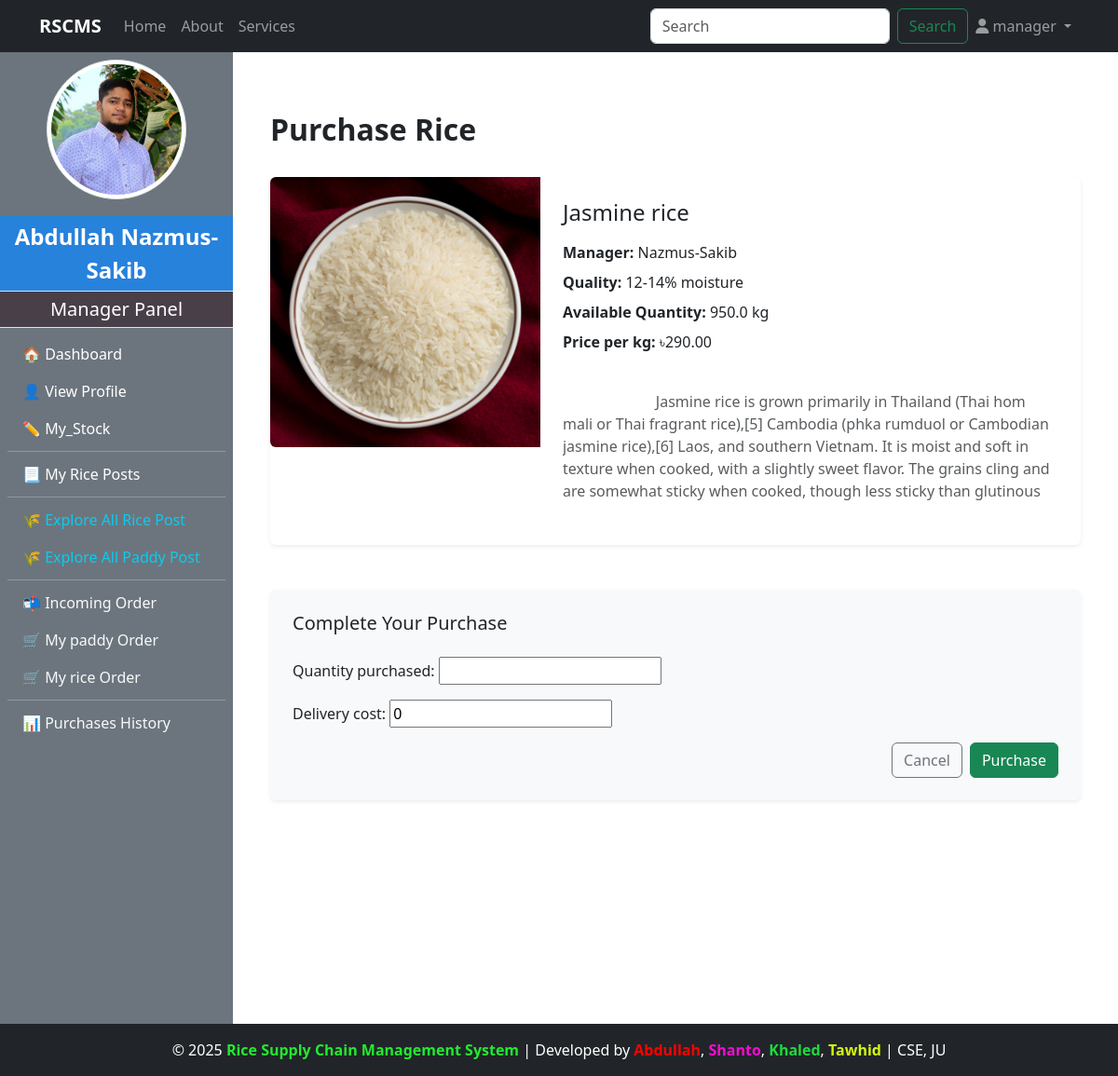
Page /manager/purchase_rice/9/ (signed in) on the committed database.
### accounts/models.py (models this page shows, shortened)
class CustomUser(AbstractUser):
    ROLE_CHOICES = (
        ('admin', 'Admin'),
        ('manager', 'Manager'),
        ('customer', 'Customer'),
        ('dealer', 'Dealer'),
    )
    role = models.CharField(max_length=20, choices=ROLE_CHOICES, default='admin')

### manager/models.py (models this page shows, shortened)
class ManagerProfile(models.Model):
    user = models.OneToOneField(CustomUser,on_delete=models.CASCADE,limit_choices_to={'role':'manager'},related_name="managerprofile")
    full_name = models.CharField(max_length=100)
    phone_number = models.CharField(max_length=11)
    transaction_password = models.CharField(blank=True)
    address = models.TextField()
    mill_name = models.CharField(max_length=100)
    mill_location = models.TextField()
    profile_image = models.ImageField(upload_to="manager_profile/",blank=True,null=True)
    experience_year = models.PositiveIntegerField(blank=True, null=True)
    bio = models.TextField(blank=True)
    created_at = models.DateTimeField(auto_now_add=True)

class RicePost(models.Model):
    manager = models.ForeignKey(CustomUser,on_delete=models.CASCADE, limit_choices_to={'role':'manager'},related_name="managerPost")
    rice_name = models.CharField(max_length=200, blank=True, null=True)
    quality = models.CharField(max_length=100)
    quantity_kg = models.FloatField()
    price_per_kg = models.DecimalField(max_digits=6, decimal_places=2)
    description = models.TextField()
    is_sold = models.BooleanField(default=False)
    rice_image = models.ImageField(upload_to="rice_image/",blank=True,null=True)
    created_at = models.DateTimeField(auto_now_add=True)

### manager/views.py (the view)
# urls.py: path('purchase_rice/<int:id>/', views.purchase_rice, name='purchase_rice'),
@login_required(login_url="login")
@user_passes_test(check_manager)
def purchase_rice(request, id):
    rice = get_object_or_404(RicePost,id=id)
    if request.method == "POST":
        form = PurchaseRiceForm(request.POST)
        if form.is_valid():
            purchase = form.save(commit=False)
            if purchase.quantity_purchased > rice.quantity_kg:
                form.add_error('quantity_purchased', "Not enough rice available.")
                return render(request, "manager/purchase_rice.html", {'form': form, 'rice': rice})
            purchase.manager = request.user
            purchase.rice  = rice
            purchase.total_price = (Decimal(purchase.quantity_purchased)*rice.price_per_kg) + purchase.delivery_cost
            purchase.save()
            rice.quantity_kg = rice.quantity_kg - purchase.quantity_purchased
            if rice.quantity_kg <= 0:
                rice.is_sold = True
            rice.save()
            return redirect("my_rice_order")
    else:
        form = PurchaseRiceForm()
    return render(request, "manager/purchase_rice.html",{'form':form , 'rice':rice})

### manager/forms.py
class PurchaseRiceForm(forms.ModelForm):
    class Meta:
        model = PurchaseRice
        fields = ['quantity_purchased','delivery_cost']

### admin_panel/context_processors.py (called while the page is built)
def admin_profile(request):
    if request.user.is_authenticated:
        try:
            admin = AdminProfile.objects.get(user=request.user)
            return {'admin': admin}
        except AdminProfile.DoesNotExist:
            return {}
    return {}

### customer/context_processors.py (called while the page is built)
def customer_profile(request):
    if request.user.is_authenticated:
        try:
            customer = CustomerProfile.objects.get(user=request.user)
            return {'customer': customer}
        except CustomerProfile.DoesNotExist:
            return {}
    return {}

### manager/context_processors.py (called while the page is built)
def manager_profile(request):
    if request.user.is_authenticated:
        try:
            manager = ManagerProfile.objects.get(user=request.user)
            return {'manager': manager}
        except ManagerProfile.DoesNotExist:
            return {}
    return {}

### manager/views.py (called while the page is built)
def check_manager(user):
    return user.is_authenticated and user.role == 'manager'

### manager/templates/manager/purchase_rice.html (shortened to what this page needs)
{% extends "base.html" %}
{% load static %}
{% block content %}
<div class="container mt-5">
    <div class="row mb-4">
        <div class="col-lg-12">
            <h2 class="fw-bold text-dark">Purchase Rice</h2>
        </div>
    </div>
    <div class="card mb-5 shadow-sm border-0">
        <div class="row g-0">
            <div class="col-md-4">
                {% if rice.rice_image %}
                    <img src="{{ rice.rice_image.url }}" class="img-fluid rounded-start" alt="{{ rice.rice_name }}">
                {% else %}
                    <img src="{% static 'default_images/default_rice.jpg' %}" class="img-fluid rounded-start" alt="Default Rice">
                {% endif %}
            </div>
            <div class="col-md-8">
                <div class="card-body p-4">
                    <h4 class="card-title mb-3">{{ rice.rice_name }}</h4>
                    <p class="mb-2"><strong>Manager:</strong> {{ rice.manager.managerprofile.full_name }}</p>
                    <p class="mb-2"><strong>Quality:</strong> {{ rice.quality }}</p>
                    <p class="mb-2"><strong>Available Quantity:</strong> {{ rice.quantity_kg }} kg</p>
                    <p class="mb-2"><strong>Price per kg:</strong> ৳{{ rice.price_per_kg }}</p>
                    <p class="text-muted mt-3" style="max-height: 150px; overflow-y: auto; white-space: pre-wrap;">
                        {{ rice.description|linebreaksbr }}
                    </p>
                </div>
            </div>
        </div>
    </div>
    <div class="card shadow-sm border-0 bg-light p-4 rounded">
        <h5 class="mb-4">Complete Your Purchase</h5>
        <form method="post">
            {{ form.as_p }}
            <div class="d-flex justify-content-end mt-3">
                <a href="{% url 'explore_all_rice_post' %}" class="btn btn-outline-secondary me-2">Cancel</a>
                <button type="submit" class="btn btn-success">Purchase</button>
            </div>
        </form>
    </div>
</div>
{% endblock %}

### templates/navbar.html (shortened to what this page needs)
<nav class="navbar navbar-expand-lg navbar-dark bg-dark">
    <div class="container">
        <a class="navbar-brand fw-bold" href="http://127.0.0.1:8000/">RSCMS</a>
        <div class="collapse navbar-collapse" id="navbarNav">
            <ul class="navbar-nav me-auto">
                <li class="nav-item">
                    {% if request.user.is_authenticated %}
                    {% if request.user.role == "manager" %}
                    <a class="nav-link" href="{% url 'manager_dashboard' %}">Home</a>
                    {% elif request.user.role == "customer" %}
                    <a class="nav-link" href="{% url 'customer_dashboard' %}">Home</a>
                    {% elif request.user.role == "dealer" %}
                    <a class="nav-link" href="{% url 'dealer_dashboard' %}">Home</a>
                    {% elif request.user.role == "admin" %}
                    <a class="nav-link" href="{% url 'admin_dashboard' %}">Home</a>
                    {% endif %}
                    {% endif %}
                </li>
                <li class="nav-item">
                    <a class="nav-link" href="{% url 'about' %}">About</a>
                </li>
                <li class="nav-item">
                    <a class="nav-link" href="{% url 'services' %}">Services</a>
                </li>
            </ul>
           <form class="d-flex" action="{% url 'search' %}" method = "get">
                <input class="form-control me-2" type="search" placeholder="Search" aria-label="Search" name="query" id="search">
                <button class="btn btn-outline-success" type="submit">Search</button>
            </form>
            <ul class="navbar-nav">
                <li class="nav-item dropdown">
                    <a class="nav-link dropdown-toggle" href="#" id="userDropdown" role="button" data-bs-toggle="dropdown" aria-expanded="false">
                        <i class="fas fa-user"></i>
                        {% if request.user.is_authenticated %}
                        {{ request.user.username }}
                        {% else %}
                            Account
                        {% endif %}
                    </a>
                </li>
            </ul>
        </div>
    </div>
</nav>

### templates/SlideBar.html (shortened to what this page needs)
{% load static %}
{% if request.user.is_authenticated and request.user.role == "manager" %}
<div class="bg-secondary text-white d-flex flex-column" style="min-width: 250px; height: 100vh;" >
<div class="text-center my-2">
    {% if manager and manager.profile_image %}
        <img src="{{ manager.profile_image.url }}" class="rounded-circle img-thumbnail" style="width: 150px; height: 150px; object-fit: cover; margin-bottom: 10px;" alt="Profile Image">
    {% else %}
        <img src="{% static 'images/default_profile.png' %}" class="rounded-circle img-thumbnail" style="width: 150px; height: 150px; object-fit: cover; margin-bottom: 10px;" alt="Default Profile Image">
    {% endif %}
</div>
    <div class="sidebar-user-name p-1 fs-4 border-bottom">{{manager.full_name}}</div>
    <div class="sidebar-header p-1 fs-5 border-bottom">Manager Panel</div>
    <nav class="nav flex-column p-2">
        <a class="nav-link text-white {% if request.resolver_match.url_name == 'manager_dashboard' %}active{% endif %}" href="{% url 'manager_dashboard' %}">🏠 Dashboard</a>
        <a class="nav-link text-white {% if request.resolver_match.url_name == 'manager_profile' %}active{% endif %}" href="{% url 'manager_profile' %}">👤 View Profile</a>
        <a class="nav-link text-white {% if request.resolver_match.url_name == 'manager_stock_management' %}active{% endif %}" href="{% url 'manager_stock_management' %}">✏️ My_Stock</a>
        <hr class="my-1">
        <a class="nav-link text-white {% if request.resolver_match.url_name == 'show_my_rice_post' %}active{% endif %}" href="{% url 'show_my_rice_post' %}">📃 My Rice Posts</a>
        <hr class="my-1">
        <a class="nav-link text-info {% if request.resolver_match.url_name == 'explore_all_rice_post' %}active{% endif %}" href="{% url 'explore_all_rice_post' %}">🌾 Explore All Rice Post</a>
        <a class="nav-link text-info {% if request.resolver_match.url_name == 'explore_paddy_post' %}active{% endif %}" href="{% url 'explore_paddy_post' %}">🌾 Explore All Paddy Post</a>
        <hr class="my-1">
        <a class="nav-link text-light {% if request.resolver_match.url_name == 'incoming_order' %}active{% endif %}" href="{% url 'incoming_order' %}">📬 Incoming Order</a>
        <a class="nav-link text-light {% if request.resolver_match.url_name == 'my_paddy_order' %}active{% endif %}" href="{% url 'my_paddy_order' %}">🛒 My paddy Order</a>
        <a class="nav-link text-light {% if request.resolver_match.url_name == 'my_rice_order' %}active{% endif %}" href="{% url 'my_rice_order' %}">🛒 My rice Order</a>
        <hr class="my-1">
        <a class="nav-link text-light {% if request.resolver_match.url_name == 'purchase_history' %}active{% endif %}" href="{% url 'purchase_history' %}">📊 Purchases History</a>
    </nav>
</div>
{% endif %}

### static/manager/css/dashboard.css (style rules this page uses)
body { display: flex; min-height: 100vh; margin: 0; }
.sidebar-header { font-size: 1.5rem; padding: 10px; background-color: #493f49; text-align: center; }
.sidebar-user-name { font-size: 1.2rem; padding: 10px; background-color: #2782dc; text-align: center; font-weight: bold; }

### rows in the picture
CustomUser: user.username "manager"
ManagerProfile: profile_image (picture), full_name "Abdullah Nazmus-Sakib"
RicePost: rice_image (picture), rice_name "Jasmine rice", manager.managerprofile.full_name "Nazmus-Sakib", quality "12-14% moisture", quantity_kg "950.0", price_per_kg "290.00", description "Jasmine rice is grown primarily in Thailand (Thai hom mali or Thai fragrant rice),[5] Cambodia (phka rumduol or Cambodian jasmine rice),[6] Laos, and southern Vietnam. It is moist and soft in texture when cooked, with a slightly sweet flavor. The grains cling and are somewhat sticky when cooked, though less sticky than glutinous…"
